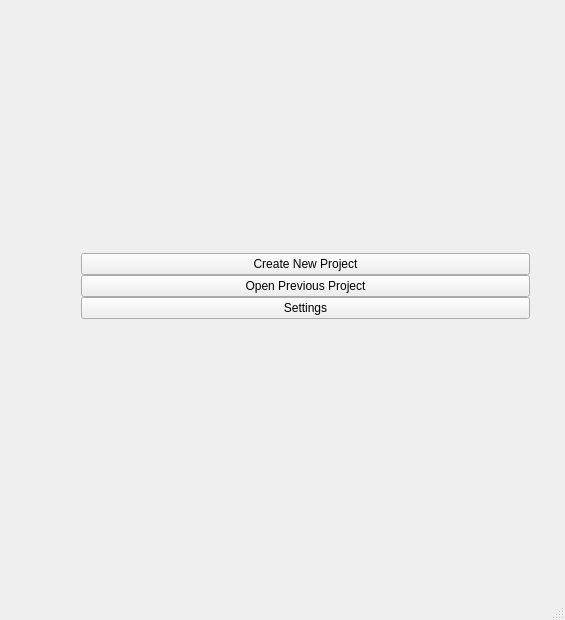
<?xml version="1.0" encoding="UTF-8"?>
<ui version="4.0">
 <class>DVSstartUpPage</class>
 <widget class="QMainWindow" name="DVSstartUpPage">
  <property name="geometry">
   <rect>
    <x>0</x>
    <y>0</y>
    <width>565</width>
    <height>620</height>
   </rect>
  </property>
  <property name="minimumSize">
   <size>
    <width>0</width>
    <height>0</height>
   </size>
  </property>
  <property name="windowTitle">
   <string>DVS</string>
  </property>
  <widget class="QWidget" name="centralwidget">
   <widget class="QWidget" name="gridLayoutWidget_2">
    <property name="geometry">
     <rect>
      <x>0</x>
      <y>0</y>
      <width>561</width>
      <height>571</height>
     </rect>
    </property>
    <layout class="QGridLayout" name="gridLayout">
     <property name="sizeConstraint">
      <enum>QLayout::SetDefaultConstraint</enum>
     </property>
     <property name="spacing">
      <number>0</number>
     </property>
     <item row="0" column="0">
      <layout class="QGridLayout" name="MiddlegridLayout">
       <property name="sizeConstraint">
        <enum>QLayout::SetFixedSize</enum>
       </property>
       <property name="leftMargin">
        <number>1</number>
       </property>
       <property name="topMargin">
        <number>1</number>
       </property>
       <property name="rightMargin">
        <number>1</number>
       </property>
       <property name="bottomMargin">
        <number>1</number>
       </property>
       <property name="spacing">
        <number>-1</number>
       </property>
       <item row="4" column="2">
        <spacer name="horizontalSpacer_10">
         <property name="orientation">
          <enum>Qt::Horizontal</enum>
         </property>
         <property name="sizeType">
          <enum>QSizePolicy::Fixed</enum>
         </property>
         <property name="sizeHint" stdset="0">
          <size>
           <width>30</width>
           <height>20</height>
          </size>
         </property>
        </spacer>
       </item>
       <item row="4" column="1">
        <spacer name="verticalSpacer_2">
         <property name="orientation">
          <enum>Qt::Vertical</enum>
         </property>
         <property name="sizeHint" stdset="0">
          <size>
           <width>20</width>
           <height>40</height>
          </size>
         </property>
        </spacer>
       </item>
       <item row="2" column="1">
        <widget class="QPushButton" name="CurrentProject_PushButton">
         <property name="text">
          <string>Open Previous Project</string>
         </property>
        </widget>
       </item>
       <item row="1" column="1">
        <widget class="QPushButton" name="CreateNew_pushButton">
         <property name="text">
          <string>Create New Project</string>
         </property>
        </widget>
       </item>
       <item row="3" column="1">
        <widget class="QPushButton" name="Settings_pushButton">
         <property name="text">
          <string>Settings</string>
         </property>
        </widget>
       </item>
       <item row="2" column="0">
        <layout class="QHBoxLayout" name="horizontalLayout">
         <item>
          <spacer name="horizontalSpacer_6">
           <property name="orientation">
            <enum>Qt::Horizontal</enum>
           </property>
           <property name="sizeType">
            <enum>QSizePolicy::Fixed</enum>
           </property>
           <property name="sizeHint" stdset="0">
            <size>
             <width>80</width>
             <height>20</height>
            </size>
           </property>
          </spacer>
         </item>
        </layout>
       </item>
       <item row="2" column="2">
        <layout class="QHBoxLayout" name="horizontalLayout_2">
         <item>
          <spacer name="horizontalSpacer_4">
           <property name="orientation">
            <enum>Qt::Horizontal</enum>
           </property>
           <property name="sizeType">
            <enum>QSizePolicy::Fixed</enum>
           </property>
           <property name="sizeHint" stdset="0">
            <size>
             <width>30</width>
             <height>20</height>
            </size>
           </property>
          </spacer>
         </item>
        </layout>
       </item>
       <item row="0" column="1">
        <layout class="QVBoxLayout" name="verticalLayout_7">
         <item>
          <spacer name="verticalSpacer">
           <property name="orientation">
            <enum>Qt::Vertical</enum>
           </property>
           <property name="sizeHint" stdset="0">
            <size>
             <width>20</width>
             <height>40</height>
            </size>
           </property>
          </spacer>
         </item>
        </layout>
       </item>
       <item row="3" column="2">
        <spacer name="horizontalSpacer_5">
         <property name="orientation">
          <enum>Qt::Horizontal</enum>
         </property>
         <property name="sizeType">
          <enum>QSizePolicy::Fixed</enum>
         </property>
         <property name="sizeHint" stdset="0">
          <size>
           <width>30</width>
           <height>20</height>
          </size>
         </property>
        </spacer>
       </item>
       <item row="1" column="0">
        <spacer name="horizontalSpacer">
         <property name="orientation">
          <enum>Qt::Horizontal</enum>
         </property>
         <property name="sizeType">
          <enum>QSizePolicy::Fixed</enum>
         </property>
         <property name="sizeHint" stdset="0">
          <size>
           <width>80</width>
           <height>20</height>
          </size>
         </property>
        </spacer>
       </item>
       <item row="1" column="2">
        <spacer name="horizontalSpacer_2">
         <property name="orientation">
          <enum>Qt::Horizontal</enum>
         </property>
         <property name="sizeType">
          <enum>QSizePolicy::Fixed</enum>
         </property>
         <property name="sizeHint" stdset="0">
          <size>
           <width>30</width>
           <height>20</height>
          </size>
         </property>
        </spacer>
       </item>
       <item row="0" column="0">
        <spacer name="horizontalSpacer_7">
         <property name="orientation">
          <enum>Qt::Horizontal</enum>
         </property>
         <property name="sizeType">
          <enum>QSizePolicy::Fixed</enum>
         </property>
         <property name="sizeHint" stdset="0">
          <size>
           <width>80</width>
           <height>20</height>
          </size>
         </property>
        </spacer>
       </item>
       <item row="0" column="2">
        <spacer name="horizontalSpacer_8">
         <property name="orientation">
          <enum>Qt::Horizontal</enum>
         </property>
         <property name="sizeType">
          <enum>QSizePolicy::Fixed</enum>
         </property>
         <property name="sizeHint" stdset="0">
          <size>
           <width>30</width>
           <height>20</height>
          </size>
         </property>
        </spacer>
       </item>
       <item row="4" column="0">
        <spacer name="horizontalSpacer_9">
         <property name="orientation">
          <enum>Qt::Horizontal</enum>
         </property>
         <property name="sizeType">
          <enum>QSizePolicy::Fixed</enum>
         </property>
         <property name="sizeHint" stdset="0">
          <size>
           <width>80</width>
           <height>20</height>
          </size>
         </property>
        </spacer>
       </item>
       <item row="3" column="0">
        <spacer name="horizontalSpacer_3">
         <property name="orientation">
          <enum>Qt::Horizontal</enum>
         </property>
         <property name="sizeType">
          <enum>QSizePolicy::Fixed</enum>
         </property>
         <property name="sizeHint" stdset="0">
          <size>
           <width>80</width>
           <height>20</height>
          </size>
         </property>
        </spacer>
       </item>
      </layout>
     </item>
    </layout>
   </widget>
  </widget>
  <widget class="QMenuBar" name="menubar">
   <property name="geometry">
    <rect>
     <x>0</x>
     <y>0</y>
     <width>565</width>
     <height>22</height>
    </rect>
   </property>
  </widget>
  <widget class="QStatusBar" name="statusbar"/>
 </widget>
 <resources/>
 <connections/>
</ui>
